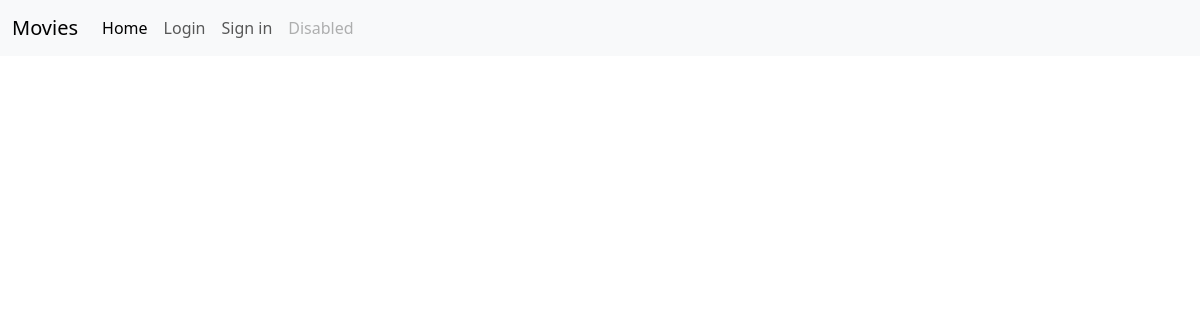
The page /news/ on the database as committed earlier.
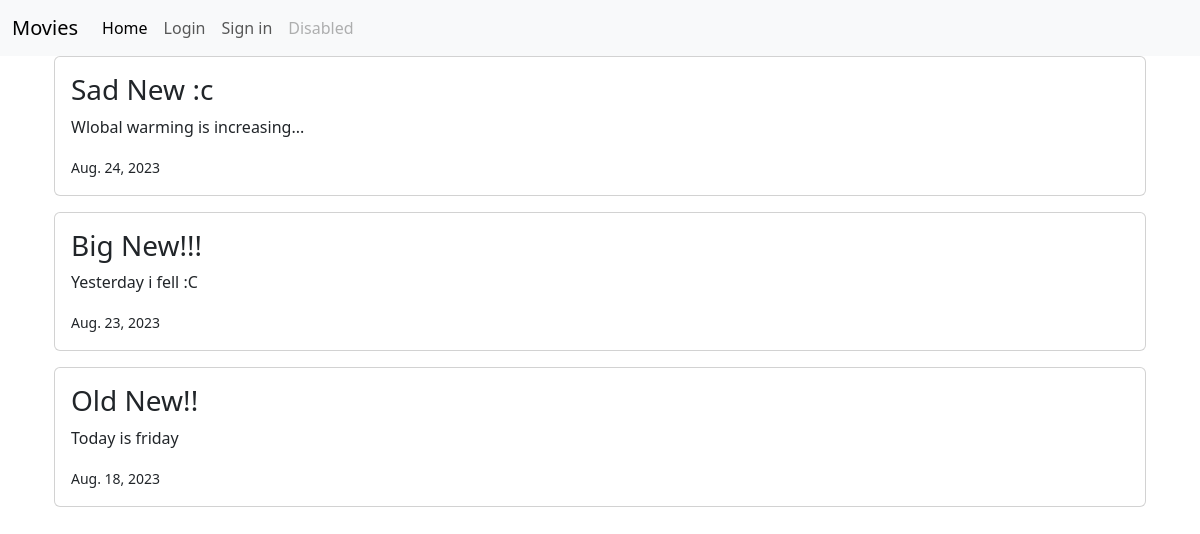
The same page on the database as committed later.
### news/models.py (models this page shows, shortened)
class News(models.Model):
    headline = models.CharField(max_length=200)
    body = models.TextField()
    date = models.DateField()

### news/views.py (the view)
# urls.py: path('news/', include('news.urls')),
def news(request):
    new = News.objects.all().order_by('-date')
    return render(request, 'news.html',{'new':new})

### news/templates/news.html (shortened to what this page needs)
<!DOCTYPE html>
<html lang="en">
<head>
    <link href="https://cdn.jsdelivr.net/npm/bootstrap@5.3.1/dist/css/bootstrap.min.css" rel="stylesheet">
</head>
<body>
    {% extends 'base.html' %}
    {% block content %}
    <div class="container">
        {% for news in new %}
        <div class="card mb-3">
            <div class="row g-0">
                <div>
                    <div class="card-body">
                        <h3 class="card-tittle">{{news.headline}}</h3>
                        <p class="card-text">{{news.body}}</p>
                        <p class="card-text"><small>{{news.date}}</small></p>
                    </div>
                </div>
            </div>
        </div>
        {% endfor %}
    </div>
    {% endblock content %}

Rows that differ between the two databases and show on the page:
added News: headline "Sad New :c", body "Wlobal warming is increasing...", date "Aug. 24, 2023"
added News: headline "Big New!!!", body "Yesterday i fell :C", date "Aug. 23, 2023"
added News: headline "Old New!!", body "Today is friday", date "Aug. 18, 2023"
